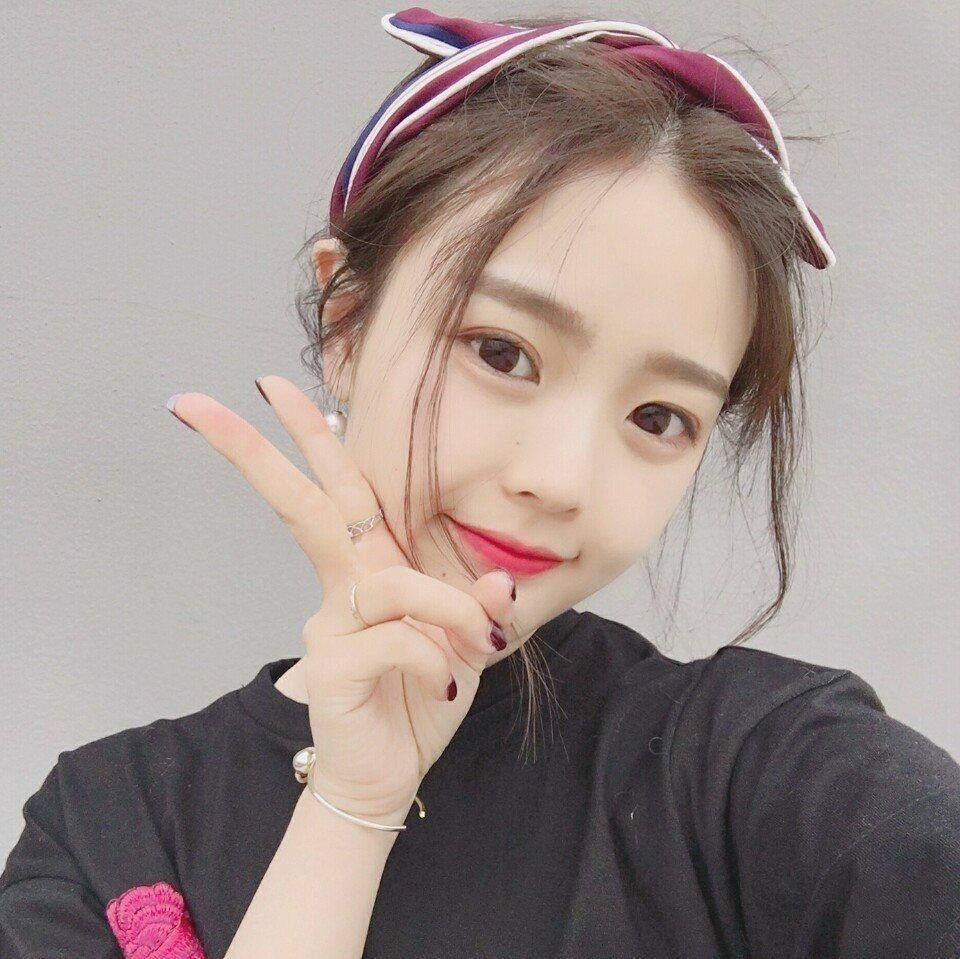
//> input picture ubuntu-master/sample1.jpg, 960 x 959 px, given in place of the camera
$ ./videocapture_basic   (built with g++ and OpenCV 4)
//> lines starting //> are read from the running program, lines starting //| are printed output that depends on the picture
/**
  @file videocapture_basic.cpp
  @brief A very basic sample for using VideoCapture and VideoWriter
  @author PkLab.net
  @date Aug 24, 2016
*/

#include <opencv2/core.hpp>
#include <opencv2/videoio.hpp>
#include <opencv2/highgui.hpp>
#include"opencv2/imgproc/imgproc.hpp"
#include <iostream>
#include <stdio.h>

using namespace cv;
using namespace std;

int main(int, char**)
{
    Mat frame;
    //--- INITIALIZE VIDEOCAPTURE
    VideoCapture cap;
    // open the default camera using default API
    // cap.open(0);
    // OR advance usage: select any API backend
    int deviceID = 0;             // 0 = open default camera
    int apiID = cv::CAP_ANY;      // 0 = autodetect default API
    // open selected camera using selected API
    cap.open(deviceID + apiID);
    // check if we succeeded
    if (!cap.isOpened()) {
        cerr << "ERROR! Unable to open camera\n";
        return -1;
    }

    //--- GRAB AND WRITE LOOP
    cout << "Start grabbing" << endl
        << "Press any key to terminate" << endl;
    for (;;)
    {
        // wait for a new frame from camera and store it into 'frame'
        cap.read(frame);
//> frame is the input picture: 959 rows x 960 cols, CV_8UC3; mean B, G, R 142.5, 146.8, 159.4
        // check if we succeeded
        if (frame.empty()) {
            cerr << "ERROR! blank frame grabbed\n";
            break;
        }
        // show live and wait for a key with timeout long enough to show images
        cv::Mat frameout1;
        cv::Mat frameout2;
        cv::Mat frameout3;
        cv::Mat frameout4;

        cv::GaussianBlur(frame,frameout1,cv::Size(5,5),3,3);
        cv::cvtColor(frame,frameout2,cv::COLOR_BGR2GRAY);
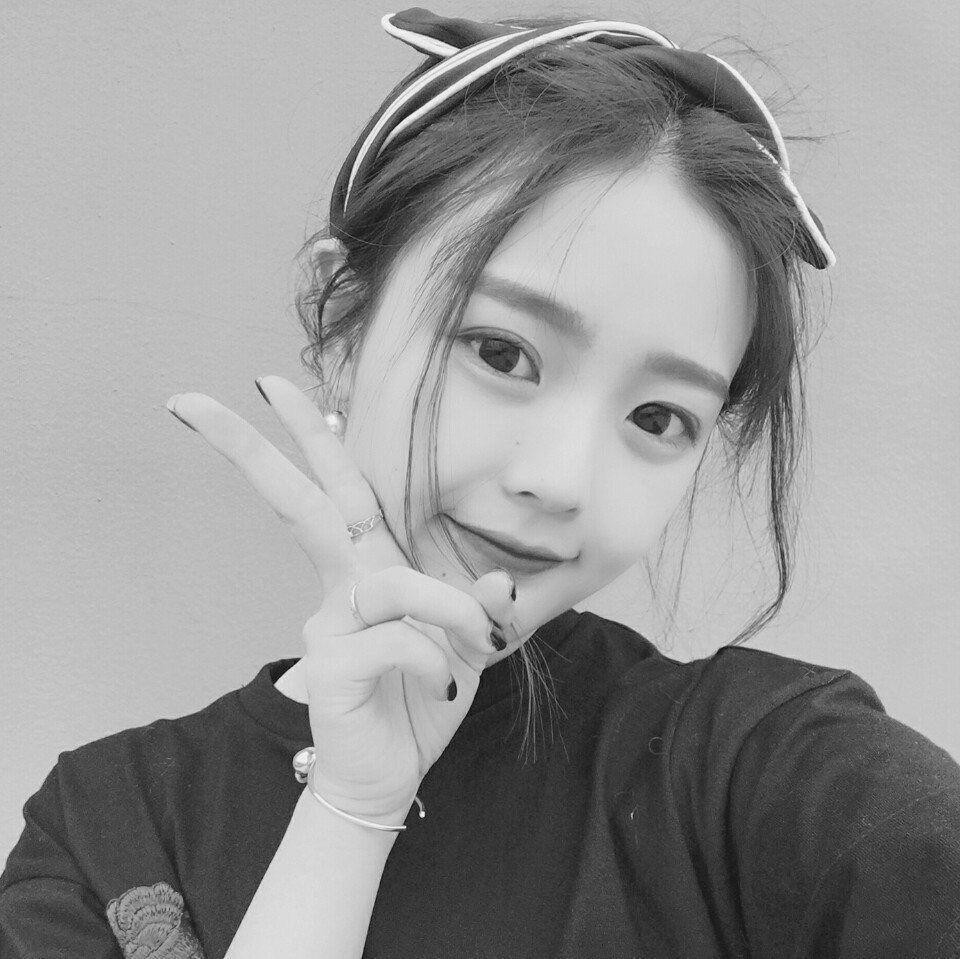
//> frameout2: 959 rows x 960 cols, CV_8UC1; min 1, max 255, mean 150.1
        cv::pyrDown(frameout2,frameout3);
        cv::pyrDown(frameout3,frameout4);
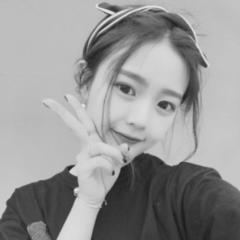
//> frameout4: 240 rows x 240 cols, CV_8UC1; min 28, max 233, mean 150.2

        imshow("Live", frame);
        imshow("GaussiLive", frameout1);
        imshow("cvtColor", frameout2);
        imshow("pyrDown", frameout3);
        imshow("pyrDown", frameout4);


        if (waitKey(12) >= 0&&waitKey(12)!=255)
//> the Esc key is pressed
//> the Enter key is pressed
            break;
    }
    // the camera will be deinitialized automatically in VideoCapture destructor
    return 0;
}
